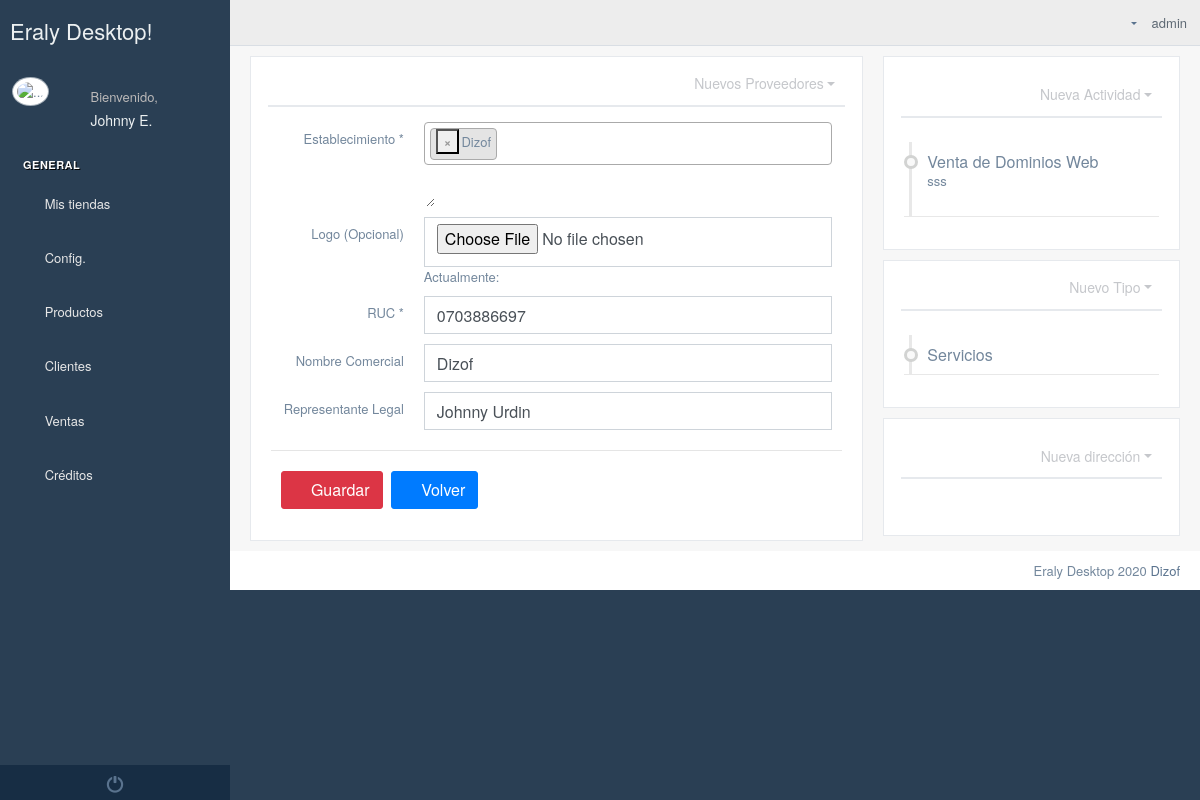
The app's page /suppliers/edit/1/ (signed in) with its own data.
### Producto/models.py (models this page shows, shortened)
class Proveedor(models.Model):
    establecimiento=models.ForeignKey(Establecimiento,on_delete=models.CASCADE,null=True,blank=True)
    logo=models.ImageField(upload_to='proveedor', null=True, blank=True, help_text='100x100')
    ruc=models.CharField(max_length=13)
    nombre_fantasia=models.CharField(max_length=60,null=True,blank=True)
    representante=models.CharField(max_length=60,null=True,blank=True)

class ActividadProveedor(models.Model):
    proveedor = models.ForeignKey(Proveedor, on_delete=models.CASCADE, null=True, blank=True)
    nombre = models.CharField(max_length=60)
    detalle = models.TextField()

class TipoProveedor(models.Model):
    proveedor = models.ForeignKey(Proveedor, on_delete=models.CASCADE, null=True, blank=True)
    detalle = models.CharField(choices=tipo_proveedor_chosse, max_length=30, null=True, blank=True)

### Producto/views.py (the view, shortened to what this page needs)
# urls.py: path("suppliers/edit/<int:id>/",editarProveedor),
@login_required(login_url='/store/login/')
def editarProveedor(request,id):
    proveedor=Proveedor.objects.get(id=id)
    contexto={
        "proveedor":proveedor,
        'establecimientos':Establecimiento.objects.filter(usuarioempresa__user=request.user),
        'provincias': Provincia.objects.all(),
    }
    return render(request, "producto/editarProveedores.html",contexto)

### Empresa/models.py (called while the page is built)
    def __str__(self):
        if self.nombreComercial:
            return self.nombreComercial
        else:
            return self.representateLegal

### templates/producto/editarProveedores.html (shortened to what this page needs)
{% extends 'Home/index2.html' %}
{% block contenido_index %}
    {% load static %}
    <div class="">
        <div class="row">
            <div class="col-md-8 col-sm-8">
                <div class="x_panel">
                    <div class="x_title">
                        <ul class="nav navbar-right panel_toolbox">
                            <li class="dropdown">
                                <a href="#" class="dropdown-toggle" data-toggle="dropdown" role="button"
                                   aria-haspopup="true" aria-expanded="false">Nuevos Proveedores</a>
                            </li>
                        </ul>
                        <div class="clearfix"></div>
                    </div>
                    <div class="x_content">
                        <form data-parsley-validate="" class="form-horizontal form-label-left" method="post" action="/suppliers/edit/{{ proveedor.id }}/"
                              enctype="multipart/form-data">
                            <div class="item form-group">
                                <label class="col-form-label col-md-3 col-sm-3 label-align" for="first-name">Establecimiento
                                    <span class="required">*</span>
                                </label>
                                <div class="col-md-9 col-sm-9 ">
                                </div>
                            </div>
                            <div class="item form-group">
                                <label class="col-form-label col-md-3 col-sm-3 label-align" for="first-name">Logo
                                    <span class="required"> (Opcional)</span>
                                </label>
                                <div class="col-md-9 col-sm-9 ">
                                    <input type="file" name="logo" id="logo" class="form-control" style="height: 50px">
                                    <span>Actualmente: {{ proveedor.logo }}</span>
                                </div>
                            </div>
                            <div class="item form-group">
                                <label class="col-form-label col-md-3 col-sm-3 label-align" for="last-name">RUC <span
                                        class="required">*</span>
                                </label>
                                <div class="col-md-9 col-sm-9 ">
                                    <input type="text" id="ruc" value="{{ proveedor.ruc }}" name="ruc"
                                           maxlength="13" required="required" class="form-control">
                                </div>
                            </div>
                            <div class="item form-group">
                                <label for="middle-name" class="col-form-label col-md-3 col-sm-3 label-align">Nombre
                                    Comercial</label>
                                <div class="col-md-9 col-sm-9 ">
                                    <input id="nombreComercial" value="{{ proveedor.nombre_fantasia }}"
                                           required="required" class="form-control" type="text" name="nombreComercial">
                                </div>
                            </div>
                            <div class="item form-group">
                                <label for="middle-name" class="col-form-label col-md-3 col-sm-3 label-align">Representante
                                    Legal</label>
                                <div class="col-md-9 col-sm-9 ">
                                    <input id="representateLegal" value="{{ proveedor.representante }}"
                                           required="required" class="form-control" type="text"
                                           name="representateLegal">
                                </div>
                            </div>
                            <div class="ln_solid"></div>
                            <div class="item form-group">
                                <div class="col-md-9 col-sm-9">
                                    <button type="submit" class="btn btn-danger"><i class="fa fa-save"> </i> Guardar
                                    </button>
                                    <a href="/suppliers/" class="btn btn-primary"><i class="fa fa-reply"> </i>
                                        Volver</a>
                                </div>
                            </div>
                        </form>
                    </div>
                </div>
            </div>
            <div class="col-md-4 col-sm-4">
                <div class="x_panel">
                    <div class="x_title">
                        <ul class="nav navbar-right panel_toolbox">
                            <li class="dropdown">
                                <a href="#" class="dropdown-toggle" data-toggle="dropdown" role="button"
                                   aria-expanded="false">Nueva Actividad</a>
                            </li>
                        </ul>
                        <div class="clearfix"></div>
                    </div>
                    <div class="x_content">
                        <div class="dashboard-widget-content">
                            <ul class="list-unstyled timeline widget">
                                {% for actividad in proveedor.actividadproveedor_set.all %}
                                <li>
                                    <div class="block">
                                        <div class="block_content">
                                            <h2 class="title">
                                                <a>{{ actividad.nombre }}</a>
                                                <a class="ee" data-uri="/suppliers/activity/delete/{{ actividad.id }}/" data-toggle="modal" data-target="#eliminar" href="#"> <i class="fa fa-trash text-danger"></i></a>
                                            </h2>
                                            <p class="excerpt">{{ actividad.detalle }}</p>
                                        </div>
                                    </div>
                                </li>
                                {% endfor %}
                            </ul>
                        </div>
                    </div>
                </div>
                 <div class="x_panel">
                    <div class="x_title">
                        <ul class="nav navbar-right panel_toolbox">
                            <li class="dropdown">
                                <a href="#" class="dropdown-toggle" data-toggle="dropdown" role="button"
                                   aria-expanded="false">Nuevo Tipo</a>
                            </li>
                        </ul>
                        <div class="clearfix"></div>
                    </div>
                    <div class="x_content">
                        <div class="dashboard-widget-content">
                            <ul class="list-unstyled timeline widget">
                                {% for tipo in proveedor.tipoproveedor_set.all %}
                                <li>
                                    <div class="block">
                                        <div class="block_content">
                                            <h2 class="title">
                                                <a>{{  tipo.detalle|capfirst }}</a>
                                                <a class="ee" data-uri="/suppliers/type/delete/{{ tipo.id }}/" data-toggle="modal" data-target="#eliminar" href="#"> <i class="fa fa-trash text-danger"></i></a>
                                            </h2>
                                        </div>
                                    </div>
                                </li>
                                {% endfor %}
                            </ul>
                        </div>
                    </div>
                </div>
                <div class="x_panel">
                    <div class="x_title">
                        <ul class="nav navbar-right panel_toolbox">
                            <li class="dropdown">
                                <a href="#" class="dropdown-toggle" data-toggle="dropdown" role="button"
                                   aria-expanded="false">Nueva dirección</a>
                            </li>
                        </ul>
                        <div class="clearfix"></div>
                    </div>
                    <div class="x_content">
                        <div class="dashboard-widget-content">
                        </div>
                    </div>
                </div>
            </div>
        </div>
    </div>
{% endblock %}
{% block script_index %}
    <link rel="stylesheet" href="{% static 'select2/css/select2.min.css' %}">
{% endblock %}

### templates/Home/base_html.html (shortened to what this page needs)
<!DOCTYPE html>
{% load static %}
<html lang="en">
<head>
    <link href="{% static '/vendors/datatables.net-bs/css/dataTables.bootstrap.min.css' %}" rel="stylesheet">
    <link href="{% static '/vendors/datatables.net-buttons-bs/css/buttons.bootstrap.min.css' %}" rel="stylesheet">
    <link href="{% static '/vendors/datatables.net-fixedheader-bs/css/fixedHeader.bootstrap.min.css' %}"
          rel="stylesheet">
    <link href="{% static '/vendors/datatables.net-responsive-bs/css/responsive.bootstrap.min.css' %}" rel="stylesheet">
    <link href="{% static '/vendors/datatables.net-scroller-bs/css/scroller.bootstrap.min.css' %}" rel="stylesheet">
    <link href="{% static '/vendors/bootstrap/dist/css/bootstrap.min.css' %}" rel="stylesheet">
    <link href="{% static '/vendors/font-awesome/css/font-awesome.min.css' %}" rel="stylesheet">
    <link href="{% static '/vendors/nprogress/nprogress.css' %}" rel="stylesheet">
    <link href="{% static '/vendors/bootstrap-daterangepicker/daterangepicker.css' %}" rel="stylesheet">
    <link href="{% static '/vendors/iCheck/skins/flat/green.css' %}" rel="stylesheet">
    <link href="{% static '/build/css/custom.min.css' %}" rel="stylesheet">
</head>
<body class="nav-md">
<div class="container body">
    <div class="main_container">
        <div class="col-md-3 left_col">
            <div class="left_col scroll-view">
                <div class="navbar nav_title" style="border: 0;">
                    <a href="/" class="site_title"> <span>Eraly Desktop!</span></a>
                </div>
                <div class="profile clearfix">
                    <div class="profile_pic">
                        <img src="/media/admin-interface/favicon/favicon_eraly.png" alt="..."
                             class="img-circle profile_img">
                    </div>
                    <div class="profile_info">
                        <span>Bienvenido,</span>
                        <h2>{{ request.user.first_name }}</h2>
                    </div>
                </div>
                <br/>
                {% block menu %}
                    <div id="sidebar-menu" class="main_menu_side hidden-print main_menu">
                        <div class="menu_section">
                            <h3>General</h3>
                            <ul class="nav side-menu">
                                <li><a><i class="fa fa-shopping-basket"></i> Mis tiendas <span class="fa fa-chevron-down"></span></a>
                                </li>
                            </ul>
                            <ul class="nav side-menu">
                                <li><a><i class="fa fa-home"></i> Config. <span class="fa fa-chevron-down"></span></a>
                                </li>
                            </ul>
                            <ul class="nav side-menu">
                                <li><a><i class="fa fa-product-hunt"></i> Productos <span
                                        class="fa fa-chevron-down"></span></a>
                                </li>
                            </ul>
                        <ul class="nav side-menu">
                                <li><a><i class="fa fa-user-plus"></i> Clientes <span class="fa fa-chevron-down"></span></a>
                                </li>
                            </ul>
                            <ul class="nav side-menu">
                                <li><a><i class="fa fa-file-o"></i> Ventas <span class="fa fa-chevron-down"></span></a>
                                </li>
                            </ul>
                            <ul class="nav side-menu">
                                <li><a><i class="fa fa-file-o"></i> Créditos <span class="fa fa-chevron-down"></span></a>
                                </li>
                            </ul>
                        </div>
                    </div>
                    <div class="sidebar-footer hidden-small">
                        <a data-toggle="tooltip" data-placement="top" title="Logout" href="/logout_/"
                           style="width: 100%">
                            <span class="glyphicon glyphicon-off" aria-hidden="true"></span>
                        </a>
                    </div>
                {% endblock %}
            </div>
        </div>
        <div class="top_nav">
            <div class="nav_menu">
                <div class="nav toggle">
                    <a id="menu_toggle"><i class="fa fa-bars"></i></a>
                </div>
                <nav class="nav navbar-nav">
                    <ul class=" navbar-right">
                        <li class="nav-item dropdown open" style="padding-left: 15px;">
                            <a href="javascript:;" class="user-profile" aria-haspopup="true"
                               id="navbarDropdown" data-toggle="dropdown" aria-expanded="false">
                                {{ request.user.username }}
                            </a>
                        </li>
                        <li role="presentation" class="nav-item dropdown open">
                            <a href="javascript:;" class="dropdown-toggle info-number" id="navbarDropdown1"
                               data-toggle="dropdown" aria-expanded="false">
                                <i class="fa fa-envelope-o"></i>
                            </a>
                        </li>
                    </ul>
                </nav>
            </div>
        </div>
        <div class="right_col" role="main">
            {% block contenido %}{% endblock %}
        </div>
    </div>
    <footer>
        <div class="pull-right">
            Eraly Desktop 2020 <a href="https://colorlib.com">Dizof</a>
        </div>
        <div class="clearfix"></div>
    </footer>
</div>
<link rel="stylesheet" href="{% static 'toastr/toastr.min.css' %}">
{% block script %}
{% endblock %}
</body>
</html>

### records on screen
Proveedor: ruc "0703886697", nombreComercial "Dizof", representateLegal "Johnny Urdin"
ActividadProveedor: nombre "Venta de Dominios Web", detalle "sss"
TipoProveedor: detalle "Servicios"

### other values on screen
{{ request.user.first_name }} "Johnny E."
{{ request.user.username }} "admin"
